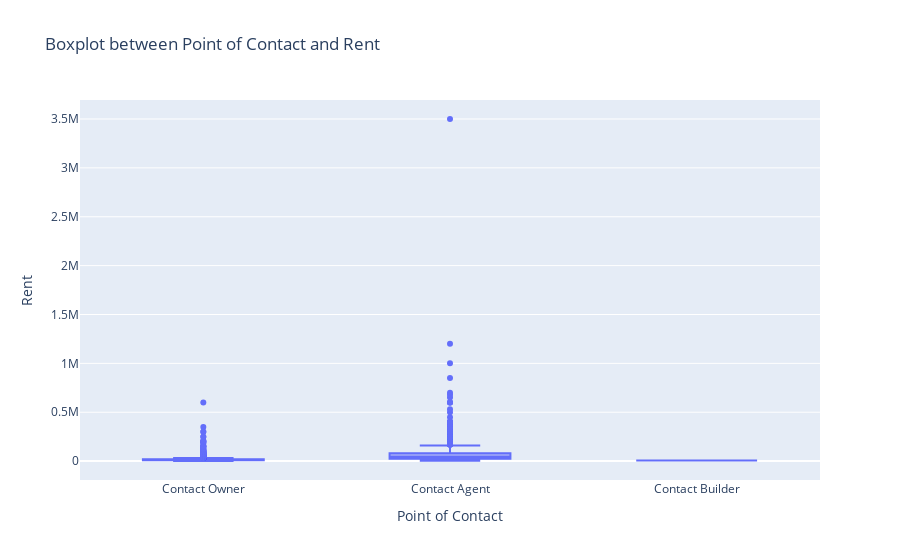

The notebook cell saved with this chart:
### Code cell
# boxplot between Area Type and Rent
box_plot(dataset=dataset, column1="Point of Contact", column2="Rent")

### Figure 1 — Plotly figure (JSON) as saved in the notebook; plotly's stock layout.template omitted (floating-point values rounded to 4 significant figures; data arrays with more than 128 entries replaced by an {"elided": "..."} marker saying what was removed)
{"data": [{"alignmentgroup": "True", "hovertemplate": "Point of Contact=%{x}<br>Rent=%{y}<extra></extra>", "legendgroup": "", "marker": {"color": "#636efa"}, "name": "", "notched": false, "offsetgroup": "", "orientation": "v", "showlegend": false, "type": "box", "x": {"elided": "4746 str values"}, "x0": " ", "xaxis": "x", "y": {"elided": "4746 int values"}, "y0": " ", "yaxis": "y"}], "layout": {"boxmode": "group", "legend": {"tracegroupgap": 0}, "title": {"text": "Boxplot between Point of Contact and Rent"}, "xaxis": {"anchor": "y", "domain": [0, 1], "title": {"text": "Point of Contact"}}, "yaxis": {"anchor": "x", "domain": [0, 1], "title": {"text": "Rent"}}}}
